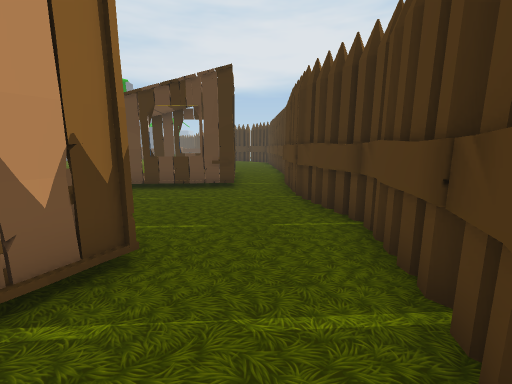
[1] (above)

22 first-person views from a walk through a 3-D level made in the Unity game engine. The camera is 1.3 m above the floor, tilts 10° down and sees 90° across. The floor is counted in squares, 1 m on a side. Each view is taken from the middle of a square. On the plan, view 1 faces up. The plan holds only what a view shows up to about 13 squares ahead; the rest is blank. The place goes on beyond the plan. Some animated figures are left out. Some surface patterns are stand-ins.

[2]
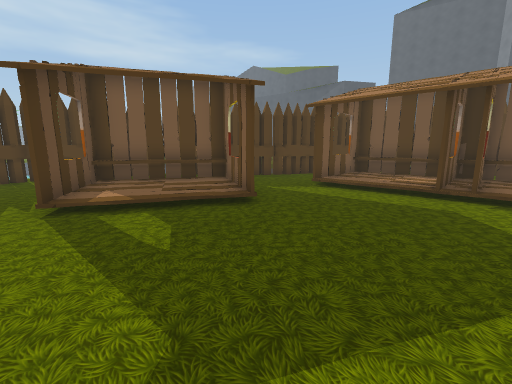

[3]
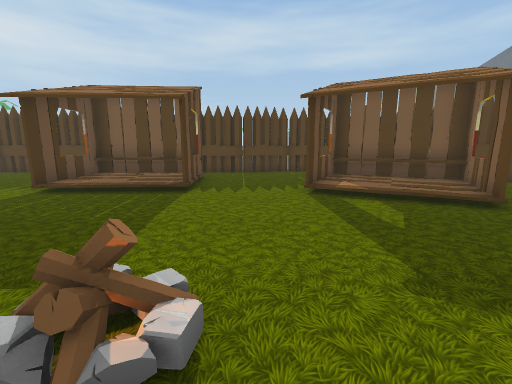

[4]
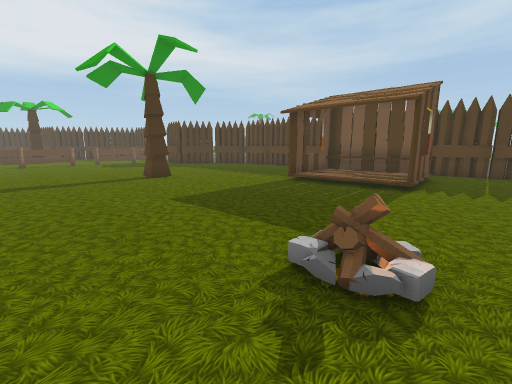

[5]
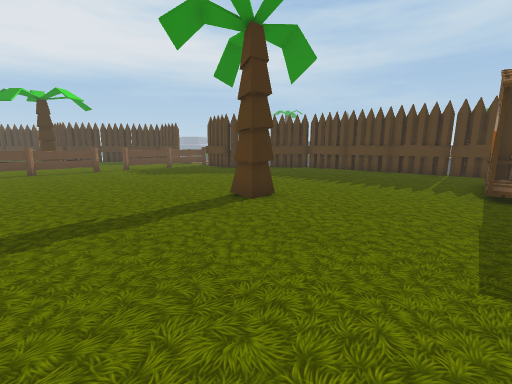

[6]
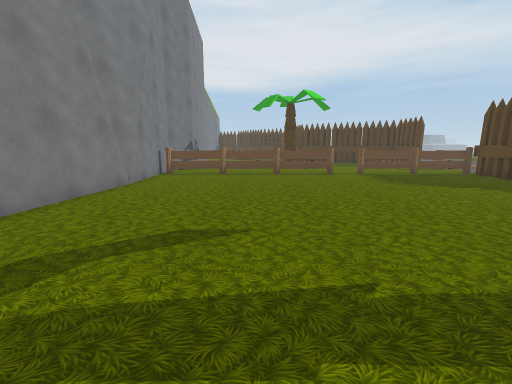

[7]
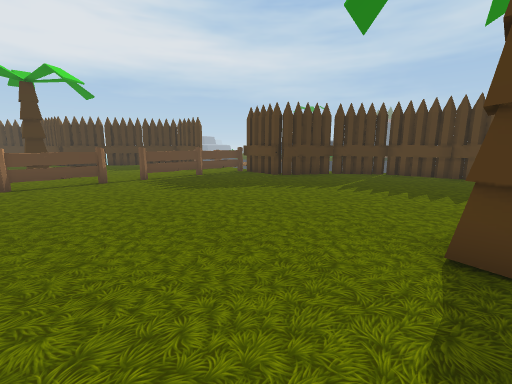

[8]
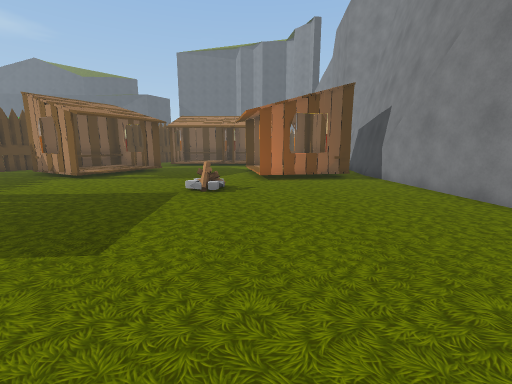

[9]
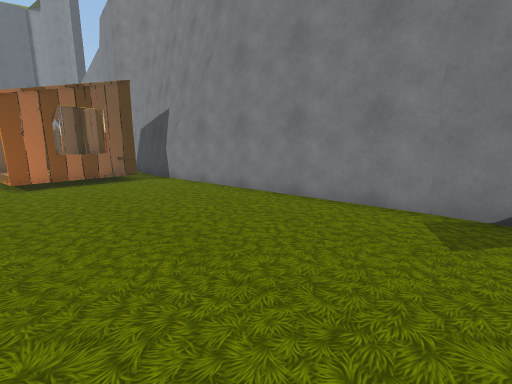

[10]
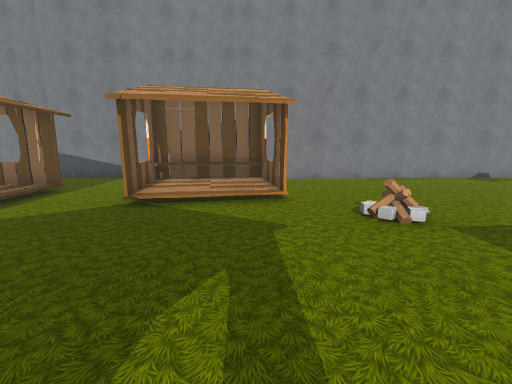

[11]
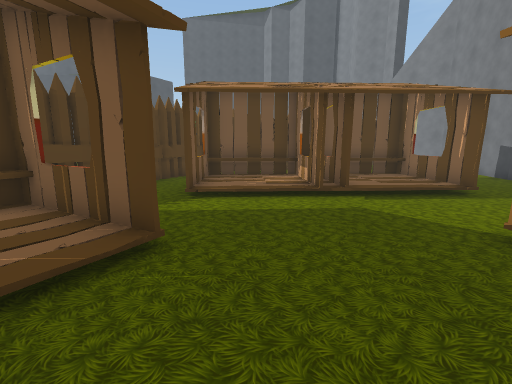

[12]
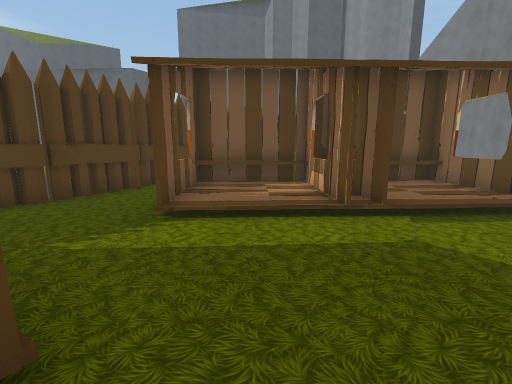

[13]
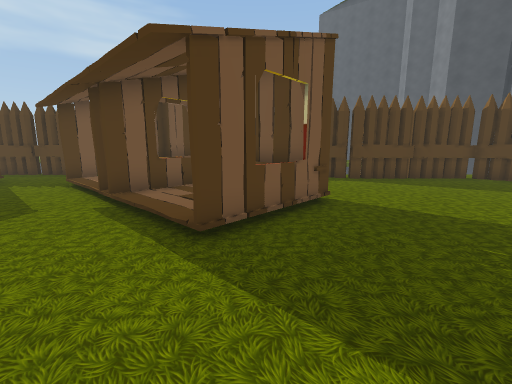

[14]
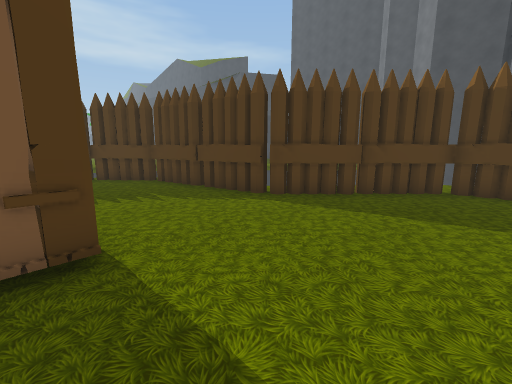

[15]
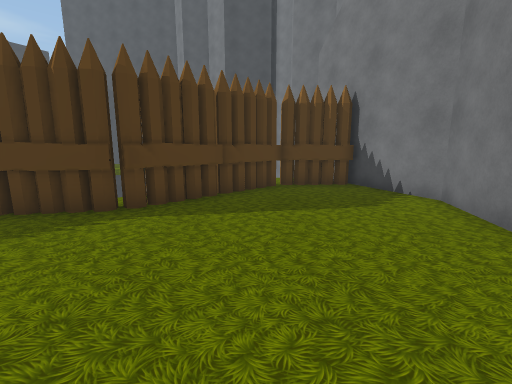

[16]
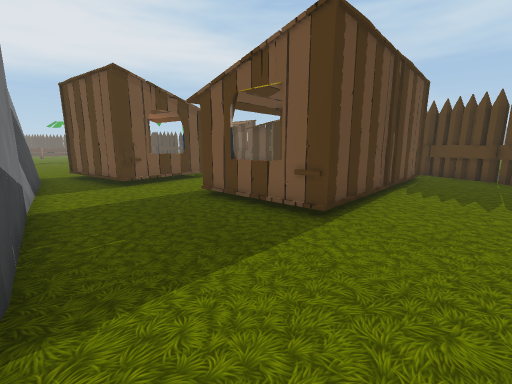

[17]
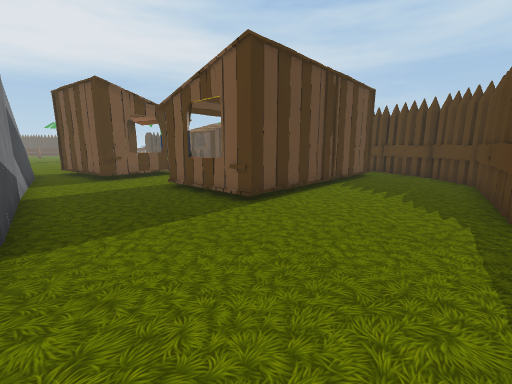

[18]
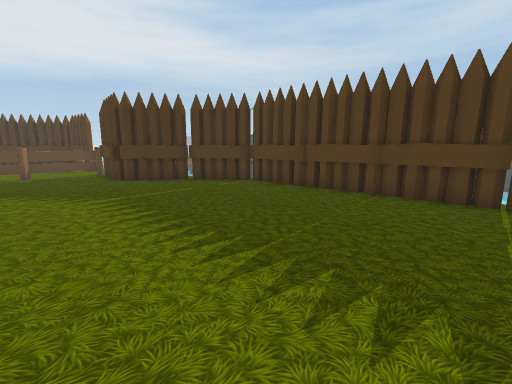

[19]
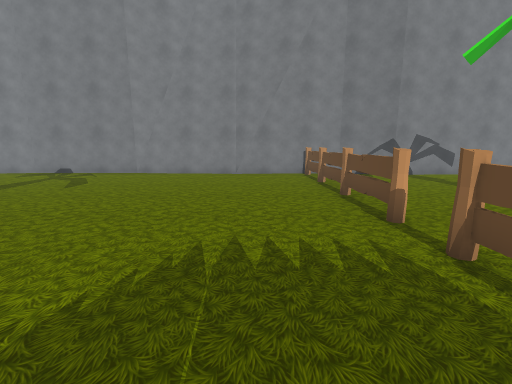

[20]
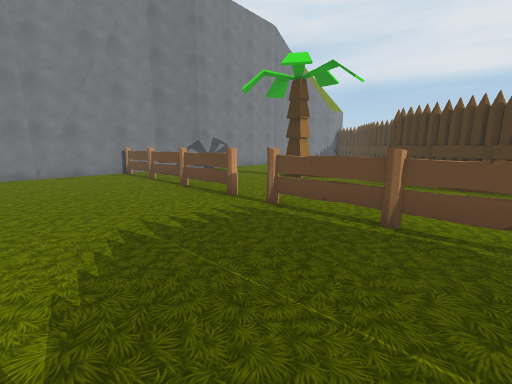

[21]
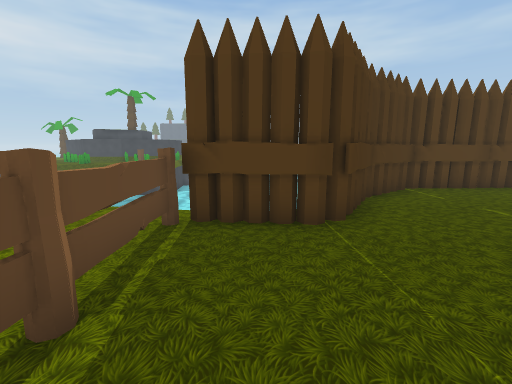

[22]
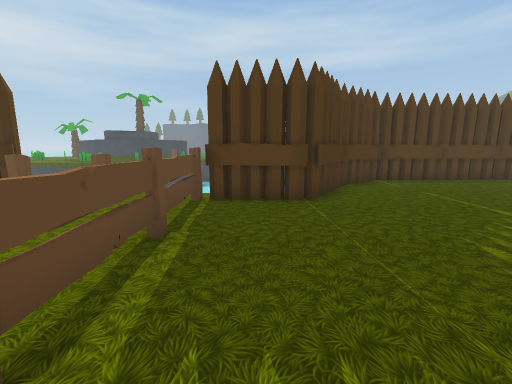

### Floor plan
Key: @ floor where view 1 was taken; # wall or solid block; x gap in a wall; . main floor; : floor 0.25 m higher than the main floor; / step, stairs or slope; ≈ water the walk keeps out of; O other object.
Columns run from 20 left of view 1 to 2 right of it. Each row starts with its distance up from view 1.
 29   #
 28   #O  OOOOOOOOOOOO.
 27   #OOOOOOOOOOOOOOO#
 26   #..............OO
 25   #..............O#
 24   #...............O#
 23   #................OO
 22   #.................O#
 21   #..................#
 20   #..................O
 19   #..................#
 18   #..................OO
 17   #.........O........OO
 16   #..................OO
 15   #..................OO
 14   #..................O#
 13   #...............O..OO
 12   #............OOOOO.O
 11   #............//  O.OO
 10   #............./  O.OO
  9   #.............///O.#
  8   ##............OOOO.OO
  7    #.....//..........#O
  6    #.................OO
  5    #...OO.............O
  4    #OOO//....../OO....#
  3    #OO///......///OO..O
  2   ##.O///.....// OO...#
  1   #..O//O....OO  OO..#O
  0   #..OOO......OOOO  @O
 -1   #.............OO..OO
 -2   #................#O
 -3   #...O//OO///O...O#
 -4   #...O/ :O:/ O..#O
 -5   #...O/  O   O.O#
 -6   #...OOOOOOOOO.OO
 -7  ##...O........O#
 -8  #.............O
 -9  #............O#
-10  #..........O#O
-11 ##......#OxO#O
-12 #......OO
-13 ##....##
-14  #...OO
-15  ##O#O
-16   ≈
-17   ≈

Where each view was taken, in squares from view 1:
view 1: 0 up, 0 right, facing up
view 2: 5 up, 11 left, facing down-right
view 3: 6 up, 12 left, facing right
view 4: 6 up, 13 left, facing up-right
view 5: 12 up, 13 left, facing up-right
view 6: 15 up, 13 left, facing up
view 7: 17 up, 12 left, facing up-right
view 8: 15 up, 12 left, facing down
view 9: 15 up, 12 left, facing down-left
view 10: 4 up, 5 left, facing left
view 11: 4 up, 8 left, facing down
view 12: 2 up, 8 left, facing down
view 13: 1 down, 17 left, facing down-right
view 14: 6 down, 17 left, facing down-right
view 15: 6 down, 15 left, facing down
view 16: 9 down, 18 left, facing up-right
view 17: 11 down, 18 left, facing up-right
view 18: 14 up, 6 left, facing up-right
view 19: 25 up, 5 left, facing left
view 20: 23 up, 4 left, facing up-left
view 21: 26 up, 7 left, facing right
view 22: 26 up, 9 left, facing right
